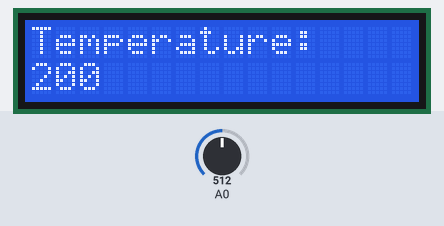
Recording of a sketch running on a simulated Arduino Uno, built with avr-gcc and run on an emulated ATmega328P. On the bench: 16×2 character LCD. The inputs (shaded band) are chosen by the test bench; at power-on: A0 = 512.

Above: at 1.2 s.
1.3 s: A0 set to 390
At 3.1 s:
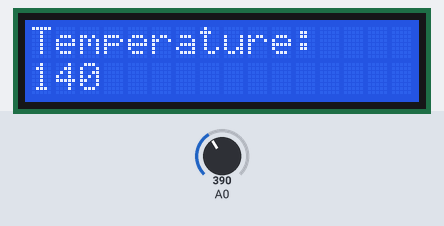
3.4 s: A0 set to 410
At 5.1 s:
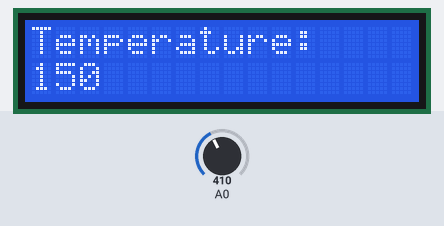
5.7 s: A0 set to 511
At 6.28 s:
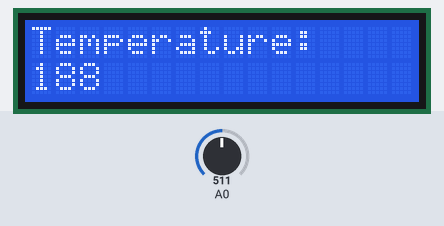
Timing chart, 0 to 8.7 s (numbered marks = the images above; inputs shaded):
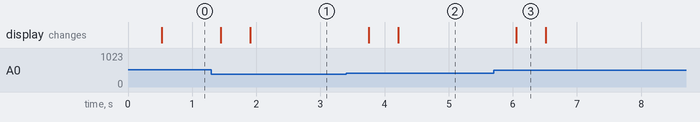

Measured:
- after the input at 1.3 s, the display: first changes after 0.15 s (image 1 shows a later state)
- after the input at 3.4 s, the display: first changes after 0.35 s (image 2 shows a later state)
- after the input at 5.7 s, the display: changes after 0.35 s (image 3)
- what the display in image 3 shows lasts 0.4 s, from 6.1 s to 6.5 s

The sketch:

main.ino
```cpp
/*
This is an interface for the Arduino, a tempareture sensor and an LCD display.
*/

// An array of temperature readings so I can take the average of 400 readings.
double temperatureReadings[400];

// Load the LiquidCrystal library, which will give us
// commands to interface to the LCD:

#include <LiquidCrystal.h>

// Initialize the library with the pins we're using.
// (Note that you can use different pins if needed.)
// See http://arduino.cc/en/Reference/LiquidCrystal
// for more information:

LiquidCrystal lcd(12, 11, 5, 4, 3, 2);

void setup()
{
  lcd.begin(16, 2); //Initialize the 16x2 LCD
  lcd.clear();	//Clear any old data displayed on the LCD

  lcd.print("Temperature:"); // Display Temperature:
}

// Converts the raw analog input of a pin to Celcius
double convertToCelcius(int pin){
  return (((analogRead(pin) * 0.004882814) - 0.5) * 100.0);
}

void loop()
{
  // Fill an array with temperature readings
  for (int i = 0; i < 400; ++i){
    temperatureReadings[i] = convertToCelcius(0);
    delay(1);
  }

  // Sum the temperature readings together
  double sum = 0;
  for (int i = 0; i < 400; ++i){
    sum += temperatureReadings[i];
  }

  // Take the average of the sum
  double average = sum/400.0;

  // Print the number out.
  lcd.setCursor(0, 1);
  lcd.print(round(average));
}
```
